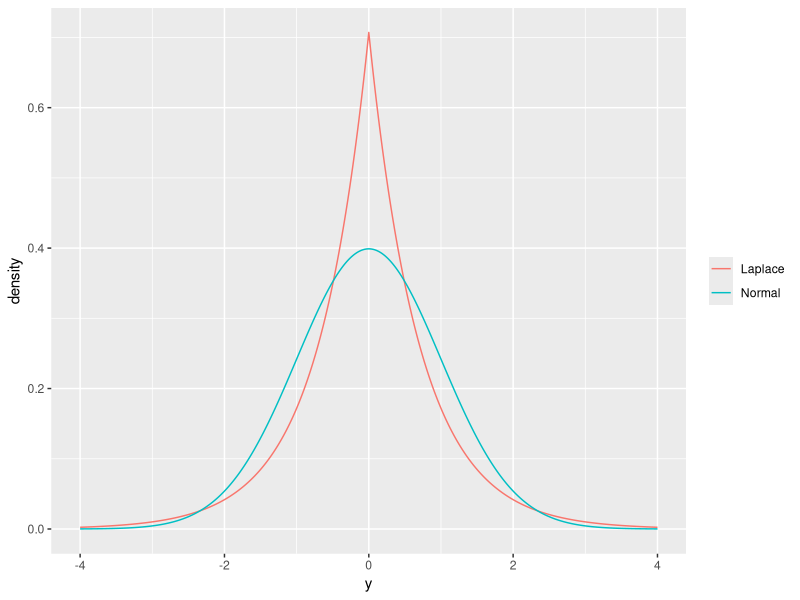

Write R code to recreate this figure.
## ---- chunk 1
#| label: fig-laplace-vs-normal
#| fig-cap: >-
#|   Laplace and standard normal densities with the same mean (0)
#|   and variance (1)
#| fig-alt: >-
#|   Two symmetric curves over y from minus 4 to 4. The standard normal is a
#|   smooth bell. The Laplace curve with the same variance peaks higher at 0
#|   with a sharp point, falls below the normal curve at moderate distances,
#|   and stays above it in the far tails.
#| code-fold: true
b <- 1 / sqrt(2)
grid <- seq(-4, 4, length.out = 801)
dlaplace <- function(y, mu = 0, b = 1) exp(-abs(y - mu) / b) / (2 * b)
densities <- tibble::tibble(
  y = rep(grid, times = 2),
  distribution = rep(c("Laplace", "Normal"), each = length(grid)),
  density = c(dlaplace(grid, b = b), dnorm(grid))
)
ggplot2::ggplot(densities) +
  ggplot2::aes(x = y, y = density, colour = distribution) +
  ggplot2::geom_line() +
  ggplot2::labs(colour = NULL)
## ---- chunk 2
#| label: laplace-vs-normal-tails
#| code-fold: false
t <- 3
c(
  Laplace = exp(-t / b),
  Normal = 2 * pnorm(-t)
)
